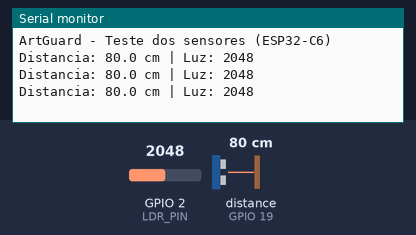
Simulated run of this sketch. Board: ESP32-C6. Parts: the last lines printed to the serial monitor. Wiring (inferred from the names in the program): ultrasonic range finder: trigger GPIO 18; echo GPIO 19. The test bench sets the inputs (shaded band); at power-on: distance to the obstacle (sensor on GPIO 19) 80 cm, GPIO 2 (LDR_PIN) = 2048 (analog values on the 0–4095 scale). The echo pulse lasts 58.3 µs per cm.

Above: at 2.2 s.
2.3 s: distance to the obstacle (sensor on GPIO 19) set to 2 cm
At 2.9 s:
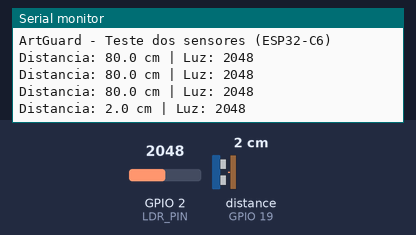
3.8 s: GPIO 2 (LDR_PIN) set to 2866
At 4.4 s:
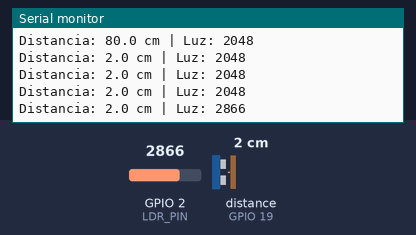
5.3 s: distance to the obstacle (sensor on GPIO 19) set to 4 cm
At 5.9 s:
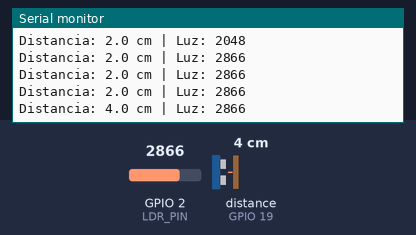
6.8 s: GPIO 2 (LDR_PIN) set to 3603
At 7.4 s:
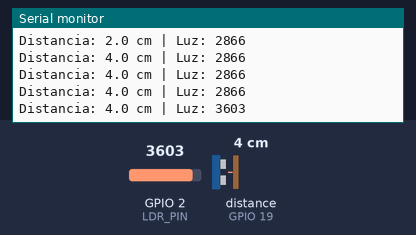
Timing chart, 0 to 9.3 s (numbered marks = the images above; inputs shaded):
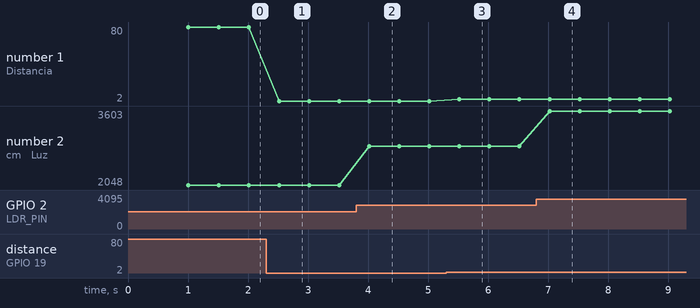

Measured:
- after the input at 2.3 s, the serial monitor: prints a new line after 0.22 s (image 1)
- after the input at 3.8 s, the serial monitor: prints a new line after 0.22 s (image 2)
- after the input at 5.3 s, the serial monitor: prints a new line after 0.22 s (image 3)
- after the input at 6.8 s, the serial monitor: prints a new line after 0.23 s (image 4)
- plotted number 1: 80 → 2 after the input at 2.3 s, 2 → 4 after the input at 5.3 s
- plotted number 2: 2048 → 2866 after the input at 3.8 s, 2866 → 3603 after the input at 6.8 s

The sketch:

teste_sensores_c6.ino
```cpp
// ArtGuard – A1: Teste dos sensores HC-SR04 e LDR (versão ESP32-C6-DevKitC-1)
// Placa no Arduino IDE: "ESP32C6 Dev Module" (core esp32 by Espressif >= 3.0)
// Ligar o cabo USB à porta marcada "UART".
//
// Ligações:
//   HC-SR04: VCC -> 5V | GND -> GND | Trig -> GPIO18
//            Echo -> divisor de tensão (1 kΩ + 2 kΩ) -> GPIO19
//            (!! o Echo dá 5V e o ESP32-C6 só aguenta 3.3V)
//   LDR:     uma perna -> 3V3 | outra perna -> GPIO2 (ADC1_CH2)
//            resistência 10 kΩ entre GPIO2 e GND

const int TRIG_PIN = 18;
const int ECHO_PIN = 19;
const int LDR_PIN  = 2;

void setup() {
  Serial.begin(115200);
  pinMode(TRIG_PIN, OUTPUT);
  pinMode(ECHO_PIN, INPUT);
  analogReadResolution(12);           // 0..4095
  analogSetAttenuation(ADC_11db);     // gama completa 0..3.3V
  delay(1000);
  Serial.println("ArtGuard - Teste dos sensores (ESP32-C6)");
}

// Devolve a distância em cm, ou -1 se não houver eco
float lerDistanciaCm() {
  digitalWrite(TRIG_PIN, LOW);
  delayMicroseconds(2);
  digitalWrite(TRIG_PIN, HIGH);
  delayMicroseconds(10);
  digitalWrite(TRIG_PIN, LOW);

  unsigned long duracao = pulseIn(ECHO_PIN, HIGH, 30000); // timeout 30 ms (~5 m)
  if (duracao == 0) return -1;
  return duracao * 0.0343 / 2.0;
}

void loop() {
  float distancia = lerDistanciaCm();
  int luz = analogRead(LDR_PIN);      // 0 (escuro) a 4095 (muita luz)

  Serial.print("Distancia: ");
  if (distancia < 0) Serial.print("---");
  else Serial.print(distancia, 1);
  Serial.print(" cm | Luz: ");
  Serial.println(luz);

  delay(500);
}
```
